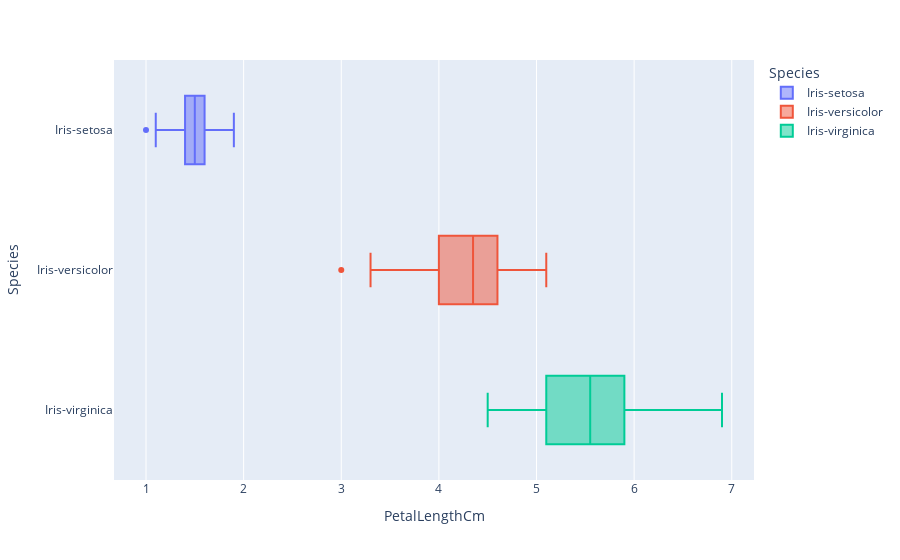

The code cell stored with this chart in its notebook:
### Code cell
px.box(df,x='PetalLengthCm',y='Species',color="Species")

### Figure 1 — Plotly figure (JSON) as saved in the notebook; plotly's stock layout.template omitted (floating-point values rounded to 4 significant figures)
{"data": [{"alignmentgroup": "True", "hovertemplate": "Species=%{y}<br>PetalLengthCm=%{x}<extra></extra>", "legendgroup": "Iris-setosa", "marker": {"color": "#636efa"}, "name": "Iris-setosa", "notched": false, "offsetgroup": "Iris-setosa", "orientation": "h", "showlegend": true, "type": "box", "x": [1.4, 1.4, 1.3, 1.5, 1.4, 1.7, 1.4, 1.5, 1.4, 1.5, 1.5, 1.6, 1.4, 1.1, 1.2, 1.5, 1.3, 1.4, 1.7, 1.5, 1.7, 1.5, 1, 1.7, 1.9, 1.6, 1.6, 1.5, 1.4, 1.6, 1.6, 1.5, 1.5, 1.4, 1.5, 1.2, 1.3, 1.5, 1.3, 1.5, 1.3, 1.3, 1.3, 1.6, 1.9, 1.4, 1.6, 1.4, 1.5, 1.4], "x0": " ", "xaxis": "x", "y": ["Iris-setosa", "Iris-setosa", "Iris-setosa", "Iris-setosa", "Iris-setosa", "Iris-setosa", "Iris-setosa", "Iris-setosa", "Iris-setosa", "Iris-setosa", "Iris-setosa", "Iris-setosa", "Iris-setosa", "Iris-setosa", "Iris-setosa", "Iris-setosa", "Iris-setosa", "Iris-setosa", "Iris-setosa", "Iris-setosa", "Iris-setosa", "Iris-setosa", "Iris-setosa", "Iris-setosa", "Iris-setosa", "Iris-setosa", "Iris-setosa", "Iris-setosa", "Iris-setosa", "Iris-setosa", "Iris-setosa", "Iris-setosa", "Iris-setosa", "Iris-setosa", "Iris-setosa", "Iris-setosa", "Iris-setosa", "Iris-setosa", "Iris-setosa", "Iris-setosa", "Iris-setosa", "Iris-setosa", "Iris-setosa", "Iris-setosa", "Iris-setosa", "Iris-setosa", "Iris-setosa", "Iris-setosa", "Iris-setosa", "Iris-setosa"], "y0": " ", "yaxis": "y"}, {"alignmentgroup": "True", "hovertemplate": "Species=%{y}<br>PetalLengthCm=%{x}<extra></extra>", "legendgroup": "Iris-versicolor", "marker": {"color": "#EF553B"}, "name": "Iris-versicolor", "notched": false, "offsetgroup": "Iris-versicolor", "orientation": "h", "showlegend": true, "type": "box", "x": [4.7, 4.5, 4.9, 4, 4.6, 4.5, 4.7, 3.3, 4.6, 3.9, 3.5, 4.2, 4, 4.7, 3.6, 4.4, 4.5, 4.1, 4.5, 3.9, 4.8, 4, 4.9, 4.7, 4.3, 4.4, 4.8, 5, 4.5, 3.5, 3.8, 3.7, 3.9, 5.1, 4.5, 4.5, 4.7, 4.4, 4.1, 4, 4.4, 4.6, 4, 3.3, 4.2, 4.2, 4.2, 4.3, 3, 4.1], "x0": " ", "xaxis": "x", "y": ["Iris-versicolor", "Iris-versicolor", "Iris-versicolor", "Iris-versicolor", "Iris-versicolor", "Iris-versicolor", "Iris-versicolor", "Iris-versicolor", "Iris-versicolor", "Iris-versicolor", "Iris-versicolor", "Iris-versicolor", "Iris-versicolor", "Iris-versicolor", "Iris-versicolor", "Iris-versicolor", "Iris-versicolor", "Iris-versicolor", "Iris-versicolor", "Iris-versicolor", "Iris-versicolor", "Iris-versicolor", "Iris-versicolor", "Iris-versicolor", "Iris-versicolor", "Iris-versicolor", "Iris-versicolor", "Iris-versicolor", "Iris-versicolor", "Iris-versicolor", "Iris-versicolor", "Iris-versicolor", "Iris-versicolor", "Iris-versicolor", "Iris-versicolor", "Iris-versicolor", "Iris-versicolor", "Iris-versicolor", "Iris-versicolor", "Iris-versicolor", "Iris-versicolor", "Iris-versicolor", "Iris-versicolor", "Iris-versicolor", "Iris-versicolor", "Iris-versicolor", "Iris-versicolor", "Iris-versicolor", "Iris-versicolor", "Iris-versicolor"], "y0": " ", "yaxis": "y"}, {"alignmentgroup": "True", "hovertemplate": "Species=%{y}<br>PetalLengthCm=%{x}<extra></extra>", "legendgroup": "Iris-virginica", "marker": {"color": "#00cc96"}, "name": "Iris-virginica", "notched": false, "offsetgroup": "Iris-virginica", "orientation": "h", "showlegend": true, "type": "box", "x": [6, 5.1, 5.9, 5.6, 5.8, 6.6, 4.5, 6.3, 5.8, 6.1, 5.1, 5.3, 5.5, 5, 5.1, 5.3, 5.5, 6.7, 6.9, 5, 5.7, 4.9, 6.7, 4.9, 5.7, 6, 4.8, 4.9, 5.6, 5.8, 6.1, 6.4, 5.6, 5.1, 5.6, 6.1, 5.6, 5.5, 4.8, 5.4, 5.6, 5.1, 5.1, 5.9, 5.7, 5.2, 5, 5.2, 5.4, 5.1], "x0": " ", "xaxis": "x", "y": ["Iris-virginica", "Iris-virginica", "Iris-virginica", "Iris-virginica", "Iris-virginica", "Iris-virginica", "Iris-virginica", "Iris-virginica", "Iris-virginica", "Iris-virginica", "Iris-virginica", "Iris-virginica", "Iris-virginica", "Iris-virginica", "Iris-virginica", "Iris-virginica", "Iris-virginica", "Iris-virginica", "Iris-virginica", "Iris-virginica", "Iris-virginica", "Iris-virginica", "Iris-virginica", "Iris-virginica", "Iris-virginica", "Iris-virginica", "Iris-virginica", "Iris-virginica", "Iris-virginica", "Iris-virginica", "Iris-virginica", "Iris-virginica", "Iris-virginica", "Iris-virginica", "Iris-virginica", "Iris-virginica", "Iris-virginica", "Iris-virginica", "Iris-virginica", "Iris-virginica", "Iris-virginica", "Iris-virginica", "Iris-virginica", "Iris-virginica", "Iris-virginica", "Iris-virginica", "Iris-virginica", "Iris-virginica", "Iris-virginica", "Iris-virginica"], "y0": " ", "yaxis": "y"}], "layout": {"boxmode": "overlay", "legend": {"title": {"text": "Species"}, "tracegroupgap": 0}, "margin": {"t": 60}, "xaxis": {"anchor": "y", "domain": [0, 1], "title": {"text": "PetalLengthCm"}}, "yaxis": {"anchor": "x", "categoryarray": ["Iris-virginica", "Iris-versicolor", "Iris-setosa"], "categoryorder": "array", "domain": [0, 1], "title": {"text": "Species"}}}}
